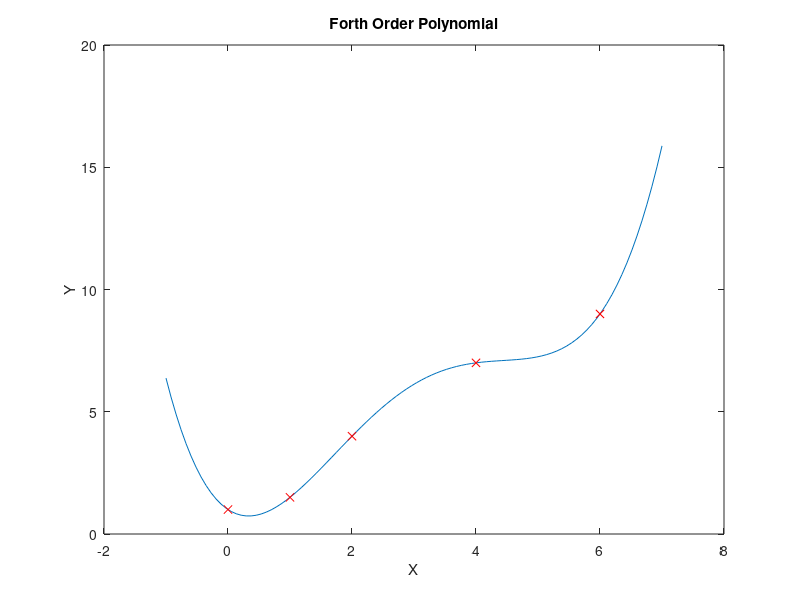

Here is the MATLAB script that generated this plot:
Xvec = [0 1 2 4 6];
Yvec = [1 1.5 4 7 9];
fourthOrderPoly = polyfit(Xvec,Yvec,4);
i = linspace(-1,7);
fx = polyval(fourthOrderPoly, i);
plot(i,fx,Xvec,Yvec,'xr')
title('Forth Order Polynomial')
xlabel('X')
ylabel('Y')

